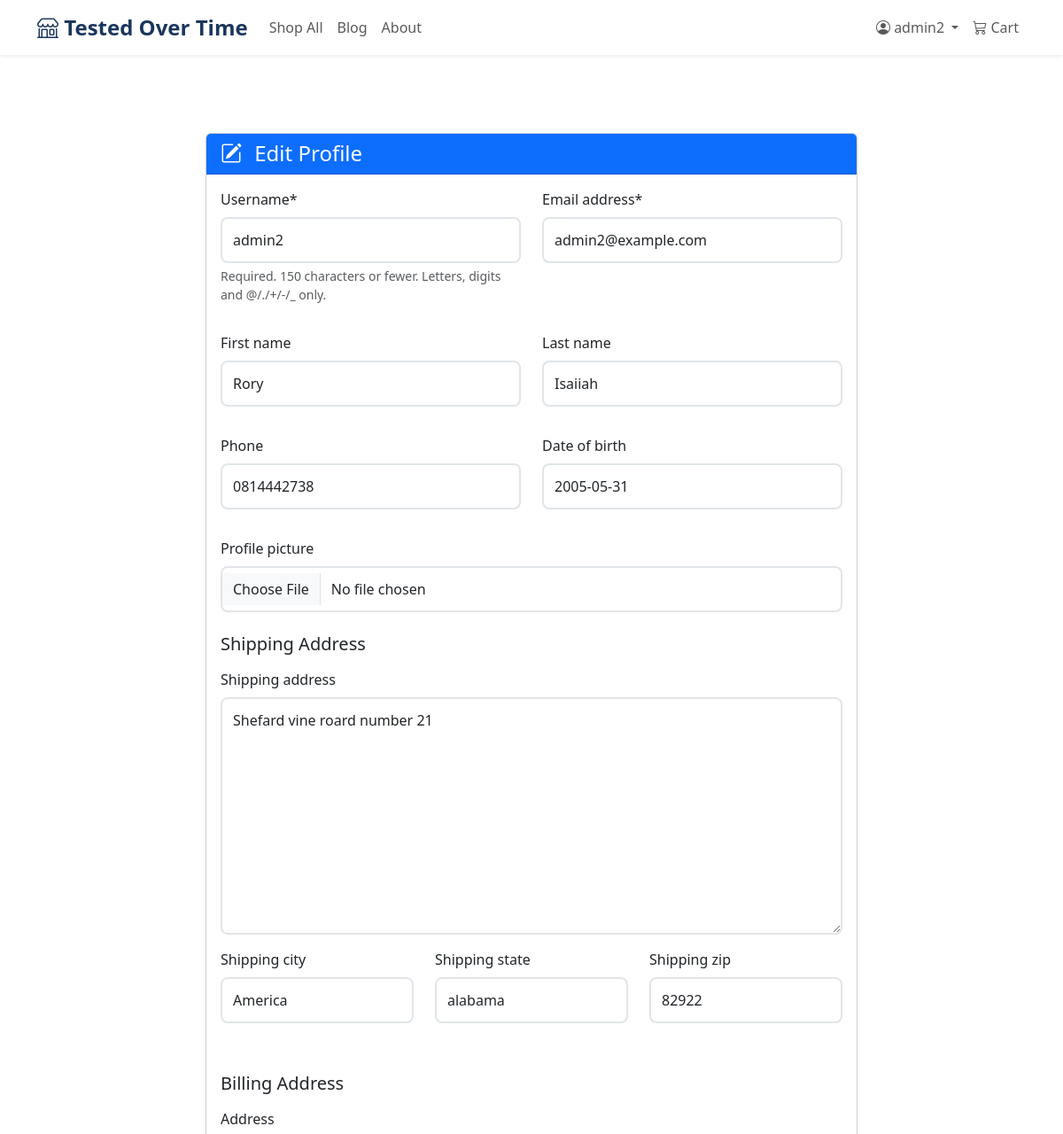
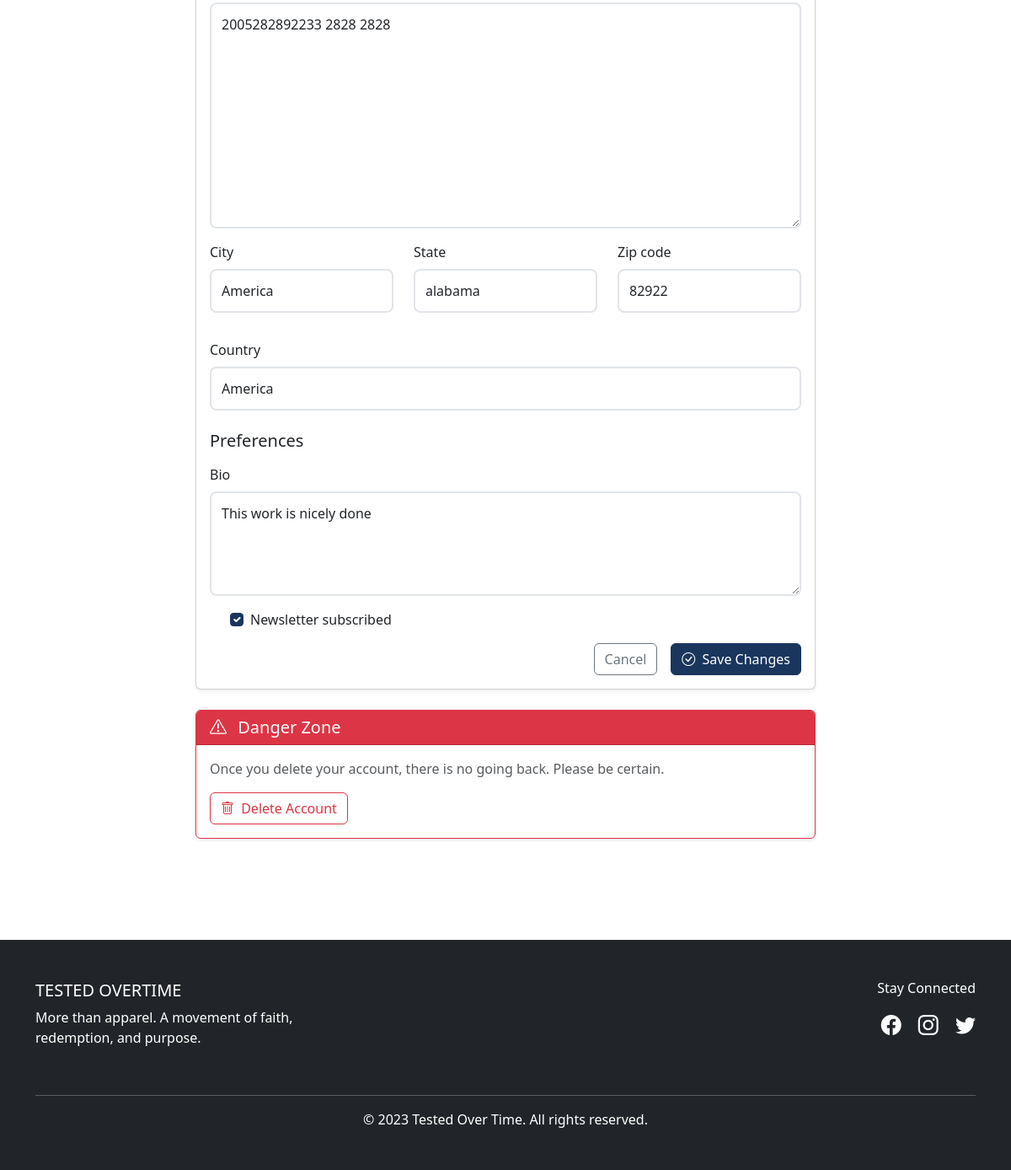
Page /accounts/profile/edit/ (signed in) on the committed database (2 pictures, top to bottom).
### accounts/models.py (models this page shows, shortened)
class CustomUser(AbstractUser):
    email = models.EmailField(_('email address'), unique=True)
    phone = models.CharField(max_length=20, blank=True)
    address = models.TextField(blank=True)
    city = models.CharField(max_length=100, blank=True)
    state = models.CharField(max_length=100, blank=True)
    zip_code = models.CharField(max_length=20, blank=True)
    country = models.CharField(max_length=100, blank=True)
    profile_picture = models.ImageField(upload_to='profile_pics/', blank=True)
    date_of_birth = models.DateField(null=True, blank=True)
    shipping_address = models.TextField(blank=True)
    shipping_city = models.CharField(max_length=100, blank=True)
    shipping_state = models.CharField(max_length=100, blank=True)
    shipping_zip = models.CharField(max_length=20, blank=True)
    newsletter_subscribed = models.BooleanField(default=True)
    created_at = models.DateTimeField(auto_now_add=True)
    updated_at = models.DateTimeField(auto_now=True)
    class Meta:
        verbose_name = 'User'
        verbose_name_plural = 'Users'

class UserProfile(models.Model):
    user = models.OneToOneField(CustomUser, on_delete=models.CASCADE, related_name='profile')
    bio = models.TextField(blank=True)
    preferences = models.JSONField(default=dict, blank=True)
    wishlist = models.ManyToManyField('shop.Product', blank=True, related_name='wishlisted_by')

### accounts/views.py (the view)
# urls.py: path('profile/edit/', views.profile_edit, name='profile_edit'),
@login_required
def profile_edit(request):
    if request.method == 'POST':
        user_form = CustomUserChangeForm(request.POST, instance=request.user)
        profile_form = UserProfileForm(request.POST, request.FILES, instance=request.user.profile)
        if user_form.is_valid() and profile_form.is_valid():
            user_form.save()
            profile_form.save()
            messages.success(request, "Profile updated successfully!")
            return redirect('accounts:profile')
    else:
        user_form = CustomUserChangeForm(instance=request.user)
        profile_form = UserProfileForm(instance=request.user.profile)
    return render(request, 'accounts/profile_edit.html', {
        'user_form': user_form,
        'profile_form': profile_form
    })

### accounts/forms.py
class CustomUserChangeForm(UserChangeForm):
    class Meta:
        model = CustomUser
        fields = ('username', 'email', 'first_name', 'last_name', 'phone',
                 'address', 'city', 'state', 'zip_code', 'country',
                 'profile_picture', 'date_of_birth', 'shipping_address',
                 'shipping_city', 'shipping_state', 'shipping_zip',
                 'newsletter_subscribed')

class UserProfileForm(forms.ModelForm):
    class Meta:
        model = UserProfile
        fields = ('bio', 'preferences')
        widgets = {
            'bio': forms.Textarea(attrs={'rows': 4}),
        }

### shop/cart.py (called while the page is built)
    def get_total_items(self):
        return sum(item['quantity'] for item in self.cart.values())

    def get_subtotal(self):
        return sum(Decimal(item['price']) * item['quantity'] for item in self.cart.values())

### shop/context_processors.py (called while the page is built)
def cart_items_count(request):
    cart = Cart(request)
    return {
        'cart_items_count': cart.get_total_items(),
        'cart_subtotal': cart.get_subtotal(),
    }

### templates/accounts/profile_edit.html (shortened to what this page needs)
{% extends 'base.html' %}
{% load crispy_forms_tags %}
{% block content %}
<div class="container py-5">
    <div class="row">
        <div class="col-lg-8 mx-auto">
            <div class="card shadow-sm">
                <div class="card-header bg-primary text-white">
                    <h4 class="mb-0"><i class="bi bi-pencil-square me-2"></i> Edit Profile</h4>
                </div>
                <div class="card-body">
                    <form method="post" enctype="multipart/form-data" novalidate>
                        <div class="row">
                            <div class="col-md-6 mb-3">
                                {{ user_form.username|as_crispy_field }}
                            </div>
                            <div class="col-md-6 mb-3">
                                {{ user_form.email|as_crispy_field }}
                            </div>
                        </div>
                        <div class="row">
                            <div class="col-md-6 mb-3">
                                {{ user_form.first_name|as_crispy_field }}
                            </div>
                            <div class="col-md-6 mb-3">
                                {{ user_form.last_name|as_crispy_field }}
                            </div>
                        </div>
                        <div class="row">
                            <div class="col-md-6 mb-3">
                                {{ user_form.phone|as_crispy_field }}
                            </div>
                            <div class="col-md-6 mb-3">
                                {{ user_form.date_of_birth|as_crispy_field }}
                            </div>
                        </div>
                        <div class="mb-3">
                            {{ user_form.profile_picture|as_crispy_field }}
                        </div>
                        <h5 class="mt-4 mb-3">Shipping Address</h5>
                        <div class="mb-3">
                            {{ user_form.shipping_address|as_crispy_field }}
                        </div>
                        <div class="row">
                            <div class="col-md-4 mb-3">
                                {{ user_form.shipping_city|as_crispy_field }}
                            </div>
                            <div class="col-md-4 mb-3">
                                {{ user_form.shipping_state|as_crispy_field }}
                            </div>
                            <div class="col-md-4 mb-3">
                                {{ user_form.shipping_zip|as_crispy_field }}
                            </div>
                        </div>
                        <h5 class="mt-4 mb-3">Billing Address</h5>
                        <div class="mb-3">
                            {{ user_form.address|as_crispy_field }}
                        </div>
                        <div class="row">
                            <div class="col-md-4 mb-3">
                                {{ user_form.city|as_crispy_field }}
                            </div>
                            <div class="col-md-4 mb-3">
                                {{ user_form.state|as_crispy_field }}
                            </div>
                            <div class="col-md-4 mb-3">
                                {{ user_form.zip_code|as_crispy_field }}
                            </div>
                        </div>
                        <div class="mb-3">
                            {{ user_form.country|as_crispy_field }}
                        </div>
                        <h5 class="mt-4 mb-3">Preferences</h5>
                        <div class="mb-3">
                            {{ profile_form.bio|as_crispy_field }}
                        </div>
                        <div class="mb-3 form-check">
                            {{ user_form.newsletter_subscribed|as_crispy_field }}
                        </div>
                        <div class="d-grid gap-2 d-md-flex justify-content-md-end">
                            <a href="{% url 'accounts:profile' %}" class="btn btn-outline-secondary me-md-2">
                                Cancel
                            </a>
                            <button type="submit" class="btn btn-primary">
                                <i class="bi bi-check-circle me-1"></i> Save Changes
                            </button>
                        </div>
                    </form>
                </div>
            </div>
            <div class="card shadow-sm mt-4 border-danger">
                <div class="card-header bg-danger text-white">
                    <h5 class="mb-0"><i class="bi bi-exclamation-triangle me-2"></i> Danger Zone</h5>
                </div>
                <div class="card-body">
                    <p class="text-muted mb-3">Once you delete your account, there is no going back. Please be certain.</p>
                    <button type="button" class="btn btn-outline-danger" data-bs-toggle="modal" data-bs-target="#deleteAccountModal">
                        <i class="bi bi-trash me-1"></i> Delete Account
                    </button>
                </div>
            </div>
        </div>
    </div>
</div>
{% endblock %}

### templates/base.html (shortened to what this page needs)
<!DOCTYPE html>
<html lang="en">
<head>
    <link href="https://cdn.jsdelivr.net/npm/bootstrap@5.3.0/dist/css/bootstrap.min.css" rel="stylesheet">
    <link rel="stylesheet" href="https://cdn.jsdelivr.net/npm/bootstrap-icons@1.10.0/font/bootstrap-icons.css">
    {% load static %}
    <link rel="stylesheet" href="{% static 'css/style.css' %}">
</head>
<body>
    <nav class="navbar navbar-expand-lg navbar-light bg-white shadow-sm">
        <div class="container">
            <a class="navbar-brand fw-bold text-primary" href="{% url 'shop:home' %}">
                <i class="bi bi-shop"></i> Tested Over Time
            </a>
            <div class="collapse navbar-collapse" id="navbarNav">
                <ul class="navbar-nav me-auto">
                    <li class="nav-item">
                        <a class="nav-link" href="{% url 'shop:product_list' %}">Shop All</a>
                    </li>
                    <li class="nav-item">
                        <a class="nav-link" href="#">Blog</a>
                    </li>
                    <li class="nav-item">
                        <a class="nav-link" href="#">About</a>
                    </li>
                </ul>
                <ul class="navbar-nav ms-auto">
                    {% if user.is_authenticated %}
                    <li class="nav-item dropdown">
                        <a class="nav-link dropdown-toggle" href="#" role="button" data-bs-toggle="dropdown">
                            <i class="bi bi-person-circle"></i> {{ user.username }}
                        </a>
                    </li>
                    {% endif %}
                    <li class="nav-item">
                        <a class="nav-link" href="{% url 'shop:cart_detail' %}">
                            <i class="bi bi-cart3"></i> Cart
                        </a>
                    </li>
                </ul>
            </div>
        </div>
    </nav>
    <main class="py-4">
        {% block content %}{% endblock %}
    </main>
    <footer class="bg-dark text-white py-5 mt-5">
        <div class="container">
            <div class="row">
                <div class="col-md-4 mb-4">
                    <h5>TESTED OVERTIME</h5>
                    <p>More than apparel. A movement of faith, redemption, and purpose.</p>
                </div>
                <div class="col-md-8 text-md-end">
                    <h6>Stay Connected</h6>
                    <div class="mt-3">
                        <a href="#" class="text-white me-3"><i class="bi bi-facebook fs-4"></i></a>
                        <a href="#" class="text-white me-3"><i class="bi bi-instagram fs-4"></i></a>
                        <a href="#" class="text-white"><i class="bi bi-twitter fs-4"></i></a>
                    </div>
                </div>
            </div>
            <hr class="bg-light">
            <div class="text-center">
                <p class="mb-0">&copy; 2023 Tested Over Time. All rights reserved.</p>
            </div>
        </div>
    </footer>
</body>
</html>

### static/css/style.css (style rules this page uses)
:root { --primary-color: #1a365d; --secondary-color: #e53e3e; --accent-color: #d69e2e; --light-bg: #f8f9fa; }
body { font-family: 'Segoe UI', Tahoma, Geneva, Verdana, sans-serif; color: #333; }
.btn-primary { background-color: var(--primary-color); border-color: var(--primary-color); }
.navbar-brand { color: var(--primary-color) !important; font-size: 1.5rem; }
.nav-link { font-weight: 500; }
.form-control { padding: 12px; border-radius: 8px; border: 2px solid #e1e5e9; transition: all 0.3s; }
.form-check-input:checked { background-color: var(--primary-color); border-color: var(--primary-color); }

### rows in the picture
CustomUser: username "admin2", email "admin2@example.com", first_name "Rory", last_name "Isaiiah", phone "0814442738", date_of_birth "2005-05-31", shipping_address "Shefard vine roard number 21", shipping_city "America", shipping_state "alabama", shipping_zip "82922", address "2005282892233 2828 2828", city "America", state "alabama", zip_code "82922", country "America", newsletter_subscribed "☑"
UserProfile: bio "This work is nicely done"
